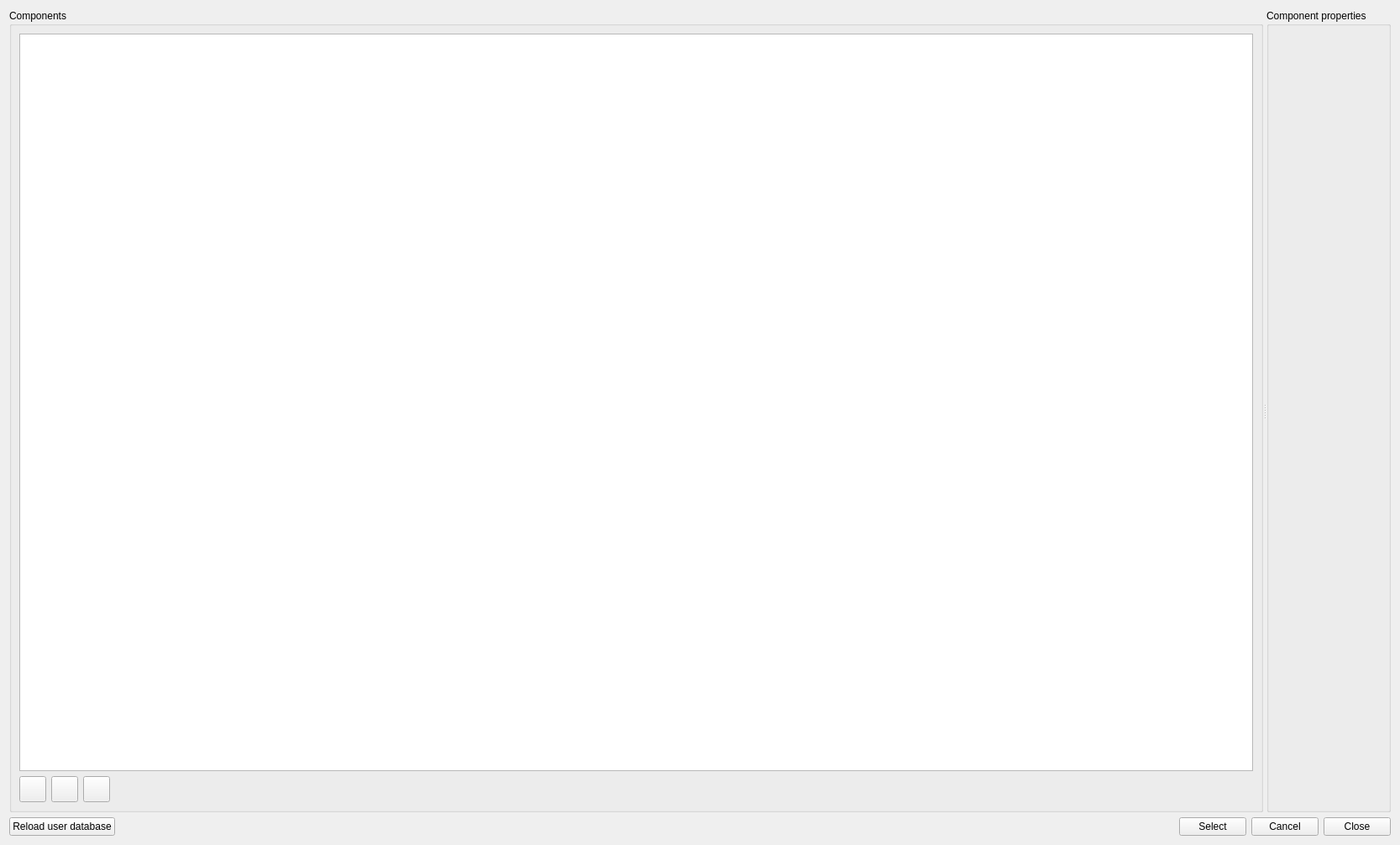
<?xml version="1.0" encoding="UTF-8"?>
<ui version="4.0">
 <class>SVDBComponentEditDialog</class>
 <widget class="QWidget" name="SVDBComponentEditDialog">
  <property name="geometry">
   <rect>
    <x>0</x>
    <y>0</y>
    <width>1667</width>
    <height>1006</height>
   </rect>
  </property>
  <property name="windowTitle">
   <string>Form</string>
  </property>
  <layout class="QVBoxLayout" name="verticalLayout">
   <item>
    <widget class="QSplitter" name="splitter">
     <property name="orientation">
      <enum>Qt::Horizontal</enum>
     </property>
     <widget class="QGroupBox" name="groupBox">
      <property name="title">
       <string>Components</string>
      </property>
      <layout class="QGridLayout" name="gridLayout">
       <item row="1" column="2">
        <widget class="QToolButton" name="toolButtonRemove">
         <property name="icon">
          <iconset resource="../resources/SIM-VICUS.qrc">
           <normaloff>:/gfx/actions/24x24/minus.png</normaloff>:/gfx/actions/24x24/minus.png</iconset>
         </property>
         <property name="iconSize">
          <size>
           <width>24</width>
           <height>24</height>
          </size>
         </property>
        </widget>
       </item>
       <item row="0" column="0" colspan="4">
        <widget class="QTableView" name="tableView">
         <property name="alternatingRowColors">
          <bool>true</bool>
         </property>
         <property name="selectionMode">
          <enum>QAbstractItemView::SingleSelection</enum>
         </property>
         <property name="selectionBehavior">
          <enum>QAbstractItemView::SelectRows</enum>
         </property>
         <attribute name="horizontalHeaderVisible">
          <bool>false</bool>
         </attribute>
        </widget>
       </item>
       <item row="1" column="3">
        <spacer name="horizontalSpacer">
         <property name="orientation">
          <enum>Qt::Horizontal</enum>
         </property>
         <property name="sizeHint" stdset="0">
          <size>
           <width>1156</width>
           <height>20</height>
          </size>
         </property>
        </spacer>
       </item>
       <item row="1" column="1">
        <widget class="QToolButton" name="toolButtonCopy">
         <property name="icon">
          <iconset resource="../resources/SIM-VICUS.qrc">
           <normaloff>:/gfx/actions/24x24/editcopy.png</normaloff>:/gfx/actions/24x24/editcopy.png</iconset>
         </property>
         <property name="iconSize">
          <size>
           <width>24</width>
           <height>24</height>
          </size>
         </property>
        </widget>
       </item>
       <item row="1" column="0">
        <widget class="QToolButton" name="toolButtonAdd">
         <property name="icon">
          <iconset resource="../resources/SIM-VICUS.qrc">
           <normaloff>:/gfx/actions/24x24/plus.png</normaloff>:/gfx/actions/24x24/plus.png</iconset>
         </property>
         <property name="iconSize">
          <size>
           <width>24</width>
           <height>24</height>
          </size>
         </property>
        </widget>
       </item>
      </layout>
     </widget>
     <widget class="QGroupBox" name="groupBox_2">
      <property name="title">
       <string>Component properties</string>
      </property>
      <layout class="QGridLayout" name="gridLayout_2">
       <item row="0" column="0">
        <widget class="SVDBComponentEditWidget" name="editWidget" native="true">
         <property name="minimumSize">
          <size>
           <width>0</width>
           <height>0</height>
          </size>
         </property>
         <property name="baseSize">
          <size>
           <width>0</width>
           <height>0</height>
          </size>
         </property>
        </widget>
       </item>
      </layout>
     </widget>
    </widget>
   </item>
   <item>
    <layout class="QHBoxLayout" name="horizontalLayout">
     <item>
      <widget class="QPushButton" name="pushButtonReloadUserDB">
       <property name="text">
        <string>Reload user database</string>
       </property>
      </widget>
     </item>
     <item>
      <spacer name="horizontalSpacer_2">
       <property name="orientation">
        <enum>Qt::Horizontal</enum>
       </property>
       <property name="sizeHint" stdset="0">
        <size>
         <width>40</width>
         <height>20</height>
        </size>
       </property>
      </spacer>
     </item>
     <item>
      <widget class="QPushButton" name="pushButtonSelect">
       <property name="text">
        <string>Select</string>
       </property>
      </widget>
     </item>
     <item>
      <widget class="QPushButton" name="pushButtonCancel">
       <property name="text">
        <string>Cancel</string>
       </property>
      </widget>
     </item>
     <item>
      <widget class="QPushButton" name="pushButtonClose">
       <property name="text">
        <string>Close</string>
       </property>
      </widget>
     </item>
    </layout>
   </item>
  </layout>
 </widget>
 <customwidgets>
  <customwidget>
   <class>SVDBComponentEditWidget</class>
   <extends>QWidget</extends>
   <header>SVDBComponentEditWidget.h</header>
   <container>1</container>
  </customwidget>
 </customwidgets>
 <resources>
  <include location="../resources/SIM-VICUS.qrc"/>
 </resources>
 <connections/>
</ui>
